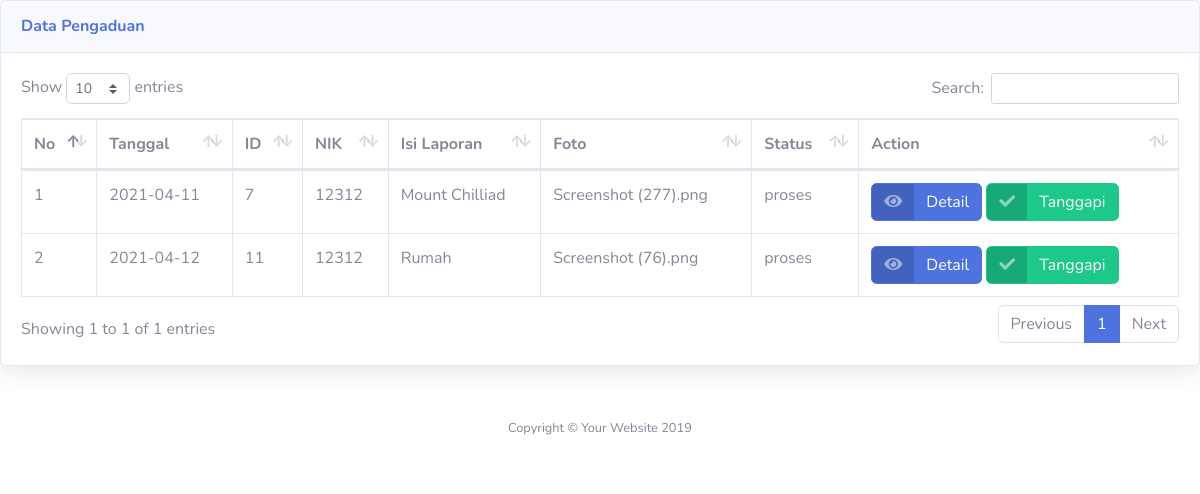
The app's page /admin/verifikasi_pengaduan.php with its own data.
### tables this page shows
CREATE TABLE `pengaduan` (
  `id_pengaduan` int(11) NOT NULL,
  `tgl_pengaduan` date NOT NULL,
  `nik` varchar(16) NOT NULL,
  `isi_laporan` text NOT NULL,
  `foto` varchar(255) NOT NULL,
  `status` enum('0','proses','selesai','') NOT NULL
);

### admin/verifikasi_pengaduan.php (the view, shortened to what this page needs)
<!DOCTYPE html>
<html lang="en">
<head>
  <link href="../vendor/fontawesome-free/css/all.min.css" rel="stylesheet" type="text/css">
  <link href="../css/sb-admin-2.min.css" rel="stylesheet">
  <link href="../vendor/datatables/dataTables.bootstrap4.min.css" rel="stylesheet">
</head>
<body id="page-top">
          <div class="card shadow mb-4">
            <div class="card-header py-3">
              <h6 class="m-0 font-weight-bold text-primary">Data Pengaduan</h6>
            </div>
            <div class="card-body">
              <div class="table-responsive">
                <table class="table table-bordered" id="dataTable" width="100%" cellspacing="0">
                  <thead>
                    <tr>
                      <th>No</th>
                      <th>Tanggal</th>
                      <th>ID</th>
                      <th>NIK</th>
                      <th>Isi Laporan</th>
                      <th>Foto</th>
                      <th>Status</th>
                      <th>Action</th>
                    </tr>
                  </thead>
                  <?php
                  require '../koneksi.php';
                  $sql = mysqli_query($conf, "SELECT * FROM pengaduan WHERE status='proses'");
                  $no = 1;
                  while ($data = mysqli_fetch_array($sql)) {
                  ?>
                  <tbody>
                    <tr>
                      <td><?php echo $no ?></td>
                      <td><?php echo $data['tgl_pengaduan']; ?></td>
                      <td><?php echo $data['id_pengaduan']; ?></td>
                      <td><?php echo $data['nik']; ?></td>
                      <td><?php echo $data['isi_laporan']; ?></td>
                      <td><?php echo $data['foto']; ?></td>
                      <td><?php echo $data['status']; ?></td>
                      <td>
                        <a href="?url=detail_pengaduan&id=<?php echo $data['id_pengaduan']; ?>" class="btn btn-primary btn-icon-split">
                          <span class="icon text-white-50">
                            <i class="fas fa-eye"></i>
                          </span>
                          <span class="text">Detail</span>
                        </a>
                        <a href="?url=tanggapan&id=<?php echo $data['id_pengaduan']; ?>" class="btn btn-success btn-icon-split">
                          <span class="icon text-white-50">
                            <i class="fas fa-check"></i>
                          </span>
                          <span class="text">Tanggapi</span>
                        </a>
                      </td>
                    </tr>
                  </tbody>
                  <?php
                  $no++;
                  }
                  ?>
                </table>
              </div>
            </div>
          </div>
      <footer class="sticky-footer bg-white">
        <div class="container my-auto">
          <div class="copyright text-center my-auto">
            <span>Copyright &copy; Your Website 2019</span>
          </div>
        </div>
      </footer>
</body>
</html>

### records on screen
pengaduan: tgl_pengaduan "2021-04-11", id_pengaduan "7", nik "12312", isi_laporan "Mount Chilliad", foto "Screenshot (277).png", status "proses"
pengaduan: tgl_pengaduan "2021-04-12", id_pengaduan "11", nik "12312", isi_laporan "Rumah", foto "Screenshot (76).png", status "proses"
